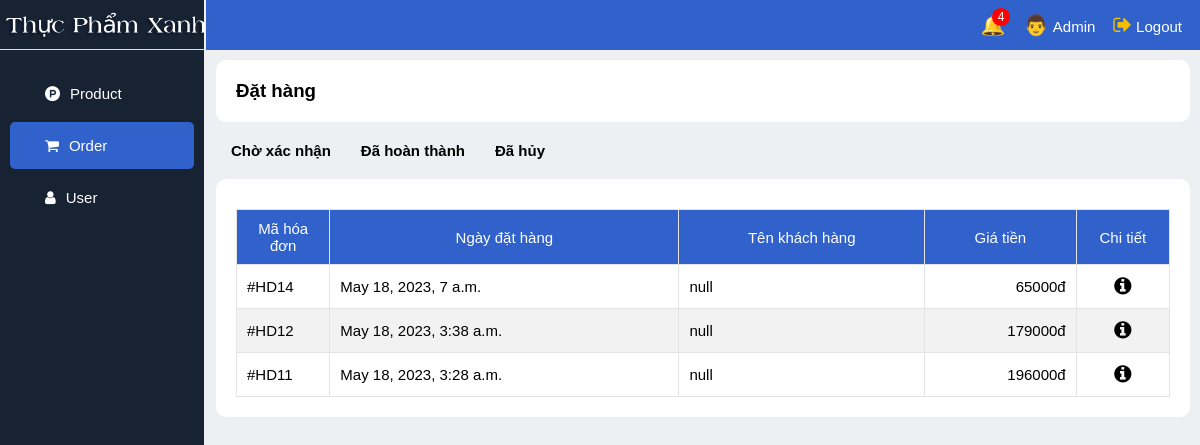
/admin_order_done/, run on an earlier commit of the app's database.
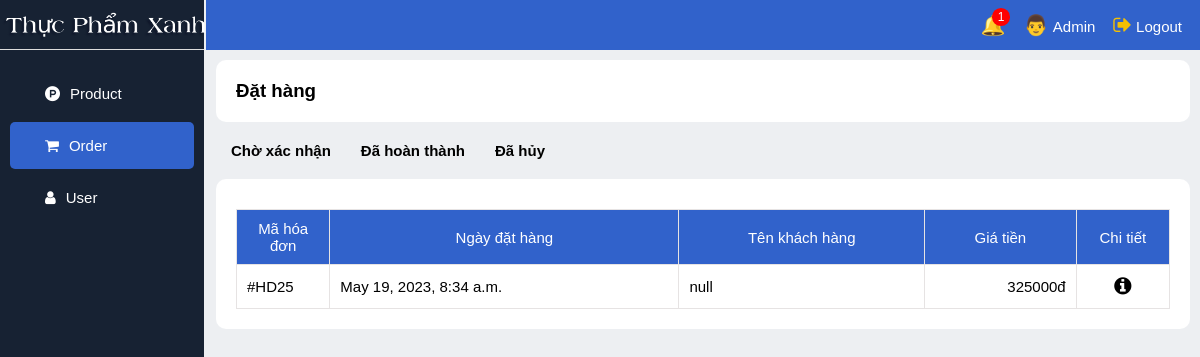
And on a later commit of the database.
### app_web/models.py (models this page shows)
class Order(models.Model):
    ORDER_STATUS_CHOICES = (
        ('pending', 'Chờ xử lý'),
        ('confirm', 'Đã xác nhận'),
        ('cancel', 'Đã hủy')
    )
    customer = models.ForeignKey(Customer, on_delete=models.CASCADE)
    name = models.CharField(max_length=255, default='null')
    phone = models.CharField(max_length=255, default='null')
    address = models.CharField(max_length=255, default='null')
    date = models.DateTimeField(auto_now_add=True)
    total = models.DecimalField(max_digits=10, decimal_places=0)
    status = models.CharField(max_length=20, choices=ORDER_STATUS_CHOICES)

### app_web/views.py (the view)
# urls.py: path('admin_order_done/', views.admin_order_done, name='admin_order_done'),
def admin_order_done(request):
    orders = Order.objects.filter(status='confirm').order_by('-date')
    count = Order.objects.filter(status='pending').count()
    context = {
        'orders': orders,
        'count': count
    }
    return render(request, 'admin_order_done.html', context)

### app_web/templates/admin_order_done.html (shortened to what this page needs)
{% extends 'admin_base.html' %}
{% load static %}
{% block link_css %}
    <link rel="stylesheet" href="{% static 'css/admin_order_done.css' %}">
{% endblock %}
{% block content %}
<div class="title"><h3>Đặt hàng</h3></div>
<div class="container-option">
    <a href="/admin_order/">Chờ xác nhận</a>
    <a href="/admin_order_done/">Đã hoàn thành</a>
    <a href="/admin_order_cancel/">Đã hủy</a>
</div>
<div class="content">
    <div class="table">
        <table>
            <thead>
                <tr>
                    <th>Mã hóa đơn</th>
                    <th>Ngày đặt hàng</th>
                    <th>Tên khách hàng</th>
                    <th>Giá tiền</th>
                    <th>Chi tiết</th>
                </tr>
            </thead>
            <tbody>
                {% for order in orders %}
                    <tr id="tr_{{order.id}}">
                        <td>#HD{{ order.id }}</td>
                        <td>{{ order.date }}</td>
                        <td>{{ order.name }}</td>
                        <td>{{ order.total }}đ</td>
                        <td><a onclick="showDetail({{order.id}}, '{{order.name}}', '{{order.address}}', '{{order.phone}}', '{{order.date}}', {{order.total}})"><i class="fa fa-info-circle"></i></a></td>
                    </tr>
                {% endfor %}
            </tbody>
        </table>
    </div>
</div>
{% endblock %}

What changed in the data, as far as the page shows it:
removed Order: id "14", date "May 18, 2023, 7 a.m.", name "null", total "65000"
removed Order: id "12", date "May 18, 2023, 3:38 a.m.", name "null", total "179000"
removed Order: id "11", date "May 18, 2023, 3:28 a.m.", name "null", total "196000"
added Order: id "25", date "May 19, 2023, 8:34 a.m.", name "null", total "325000"
Also different on the page:
{{ count }}: "4" → "1"
